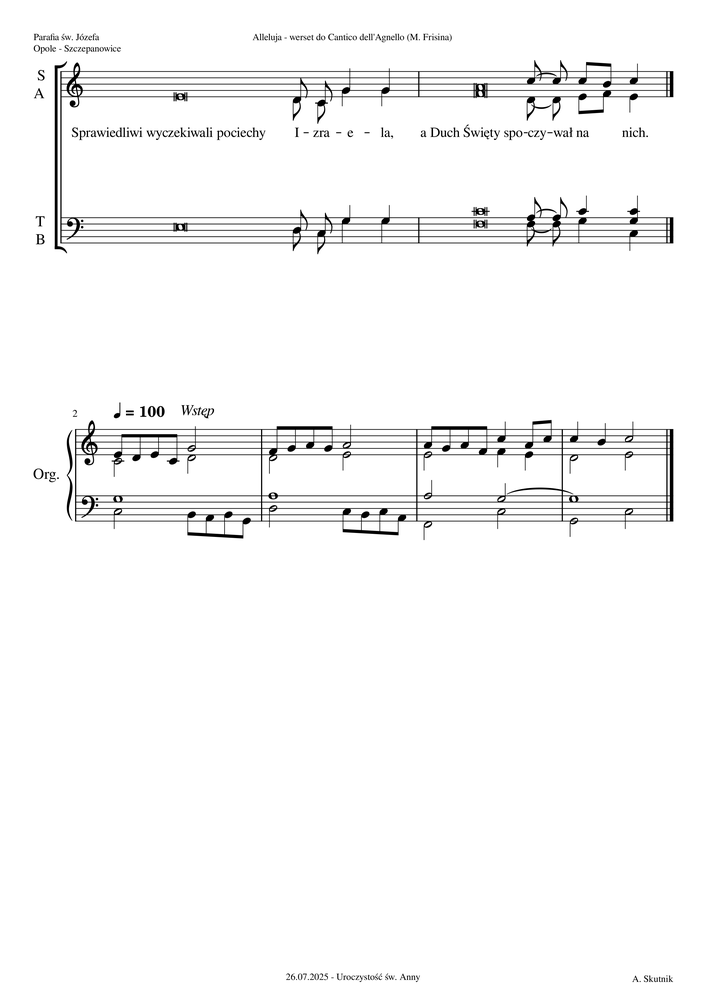
#> input picture tests/fixtures/Alleluja_werset_sw_Anna/_temp/temp/input_page_1.png, 706 x 999 px, shrunk from 2480 x 3509 before the run
$ python -i text_region_extractor.py   (imports and definitions only)
#> lines starting #> are read from the running program, lines starting #| are printed output that depends on the picture; after the words box and inside, x2 and y2 are one past the last pixel; in counts of white or black regions, pixels touching at a corner belong together
#> further down, picture is the input picture: shape (999, 706, 3); min 0, max 255, mean 247.8
"""Staff-line removal and text-region extraction for sheet-music OCR pre-processing.

The goal is to produce a clean binary image (white background, black text) from a raw
scan that contains both musical notation (staff lines, noteheads, stems) and lyric text.
Removing the five-line staves BEFORE Tesseract reduces symbol noise such as
``Ba = + p p = e p p 2 > p`` that the OCR engine emits when it tries to read staff lines.

Algorithm
---------
1. Convert BGR → grayscale if the input is a colour image.
2. Binarise with adaptive Gaussian threshold (``THRESH_BINARY_INV``): ink → 255 (white),
   paper → 0 (black).  This is the standard convention for morphological operations.
3. Detect staff lines by applying a *long* horizontal structuring element via
   ``cv2.morphologyEx(MORPH_OPEN)``.  Only pixels that belong to horizontal white runs
   at least *kernel_len* pixels wide survive the opening; short letter strokes vanish.
4. Subtract the staff-line mask from the binarised image.
5. Remove connected components that are smaller than *min_area* pixels (isolated dot
   noise, broken note stems, etc.).  This filter is deliberately conservative:
   ``min_area=5`` keeps all letter fragments while removing single-pixel artefacts.
6. Invert back to white background / black text for Tesseract.

Public surface
--------------
* ``extract_text_image(gray_or_bgr, *, filter_components=True) -> np.ndarray``
  Full pipeline: returns a Tesseract-ready binary image.
* ``extract_text(image, lang="pol+eng") -> str``
  Convenience wrapper: runs Tesseract on the cleaned image and returns the raw string.
"""

from __future__ import annotations

import logging
from typing import Optional

import cv2
import numpy as np

logger = logging.getLogger(__name__)

# ---------------------------------------------------------------------------
# Tuneable constants (single source of truth for the algorithm)
# ---------------------------------------------------------------------------

# Adaptive threshold block size (must be odd).  Larger values handle broad
# lighting gradients across the page; smaller values preserve fine detail.
_BINARISE_BLOCK = 25

# Adaptive threshold C: subtracted from the local mean before thresholding.
# Higher values make the binarisation more aggressive at rejecting low-contrast noise.
_BINARISE_C = 10

# The horizontal structuring element for line detection is this fraction of the
# page width.  Staff lines span most of the page; letter strokes are much shorter.
_STAFF_KERNEL_WIDTH_FRACTION = 20  # kernel_len = max(40, page_width // 20)
_STAFF_KERNEL_MIN_LEN = 40

# Minimum connected-component area (pixels) to keep after staff removal.
# Below this threshold a component is considered noise.  Very conservative:
# a 2×3 pixel fragment (area=6) is already kept so no letter strokes are lost.
_MIN_COMPONENT_AREA = 5

# Tesseract config applied to the cleaned (staff-free) image.
# PSM 6 = "assume a single uniform block of text" — appropriate once staves are gone.
_TESSERACT_CONFIG = "--psm 6 --oem 3"


# ---------------------------------------------------------------------------
# Internal helpers
# ---------------------------------------------------------------------------


def _to_binary_ink_on_black(gray_or_bgr: np.ndarray) -> np.ndarray:
    """Convert a raw page image to a binary array with ink=255, paper=0.

    Uses adaptive Gaussian thresholding so the binarisation degrades gracefully
    across scans with uneven lighting (common in phone/photocopier scans).

    Args:
        gray_or_bgr: Grayscale (H×W) or BGR (H×W×3) uint8 numpy array.

    Returns:
        Binary uint8 array (H×W), ink pixels = 255, background = 0.
    """
    if gray_or_bgr.ndim == 3:
        gray = cv2.cvtColor(gray_or_bgr, cv2.COLOR_BGR2GRAY)
    else:
        gray = gray_or_bgr.copy()

    # THRESH_BINARY_INV: dark (ink) pixels fall below local mean → mapped to 255.
    binary = cv2.adaptiveThreshold(
        gray,
        255,
        cv2.ADAPTIVE_THRESH_GAUSSIAN_C,
        cv2.THRESH_BINARY_INV,
        _BINARISE_BLOCK,
        _BINARISE_C,
    )
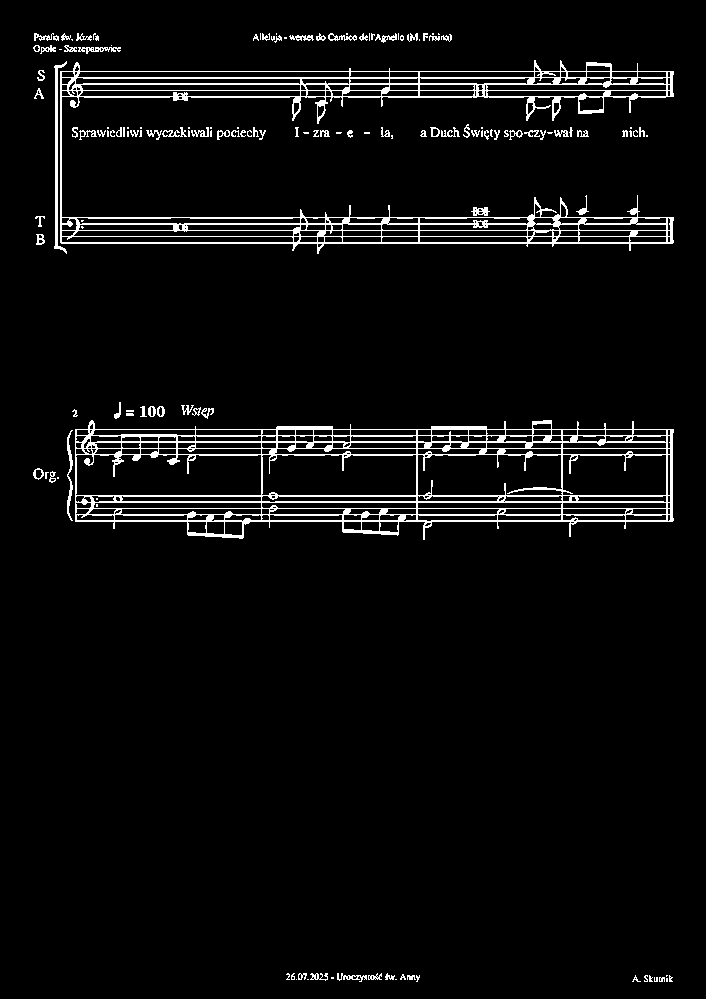
#> binary: shape (999, 706); 4.5% white in thin lines or dots, all inside (x1, y1, x2, y2) = (33, 33, 674, 982)
    return binary


def _build_staff_mask(binary_ink_on_black: np.ndarray) -> np.ndarray:
    """Detect horizontal staff lines and return a binary mask of those pixels.

    Strategy: morphological OPEN with a wide, 1-pixel-tall structuring element.
    MORPH_OPEN = erode then dilate.  After erosion, only pixels that are part of
    a continuous horizontal white run >= *kernel_len* pixels wide survive.
    Dilation restores those surviving pixels to their original width.
    Letter strokes (20–50px wide at 200 DPI) vanish; staff lines (>80% of page
    width) survive.

    Args:
        binary_ink_on_black: Binary uint8 array, ink=255, background=0.

    Returns:
        Binary uint8 array marking detected staff-line pixels (value 255).
    """
    _h, w = binary_ink_on_black.shape
#> w = 706
    kernel_len = max(_STAFF_KERNEL_MIN_LEN, w // _STAFF_KERNEL_WIDTH_FRACTION)
#> kernel_len = 40
    h_kernel = cv2.getStructuringElement(cv2.MORPH_RECT, (kernel_len, 1))
    staff_mask = cv2.morphologyEx(
        binary_ink_on_black, cv2.MORPH_OPEN, h_kernel, iterations=1
    )
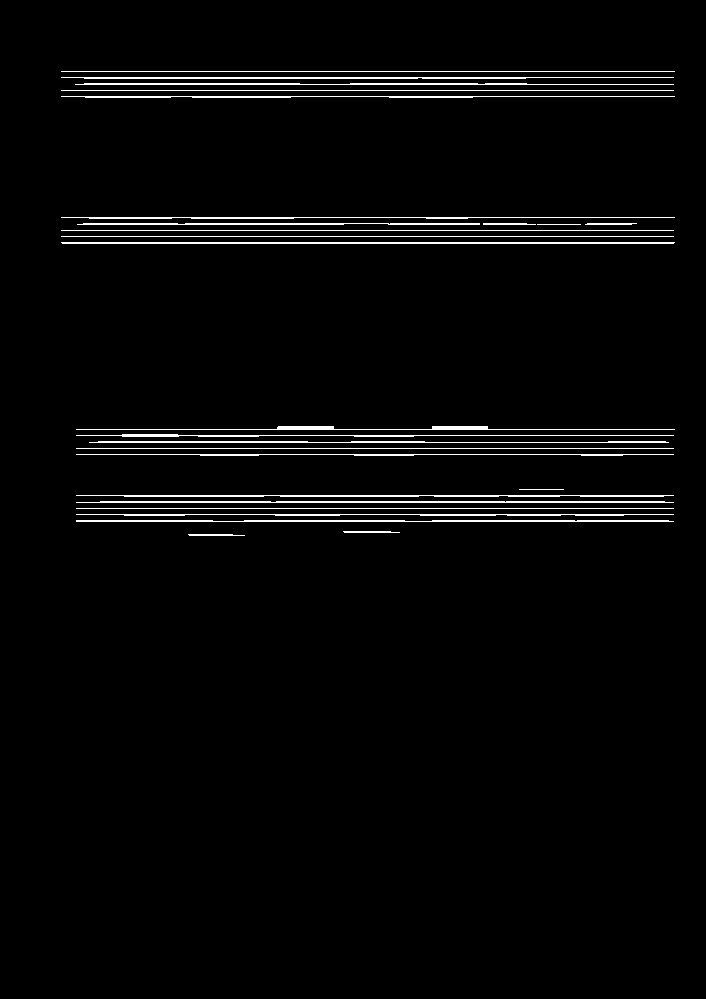
#> staff_mask: shape (999, 706); 2.5% white in thin lines or dots, all inside (x1, y1, x2, y2) = (61, 71, 675, 536)
    return staff_mask


def _subtract_staff_lines(binary_ink_on_black: np.ndarray) -> np.ndarray:
    """Return *binary_ink_on_black* with the detected staff line pixels zeroed out.

    Args:
        binary_ink_on_black: Binary uint8 array, ink=255, background=0.

    Returns:
        Cleaned binary uint8 array with staff pixels removed.
    """
    staff_mask = _build_staff_mask(binary_ink_on_black)
    return cv2.subtract(binary_ink_on_black, staff_mask)
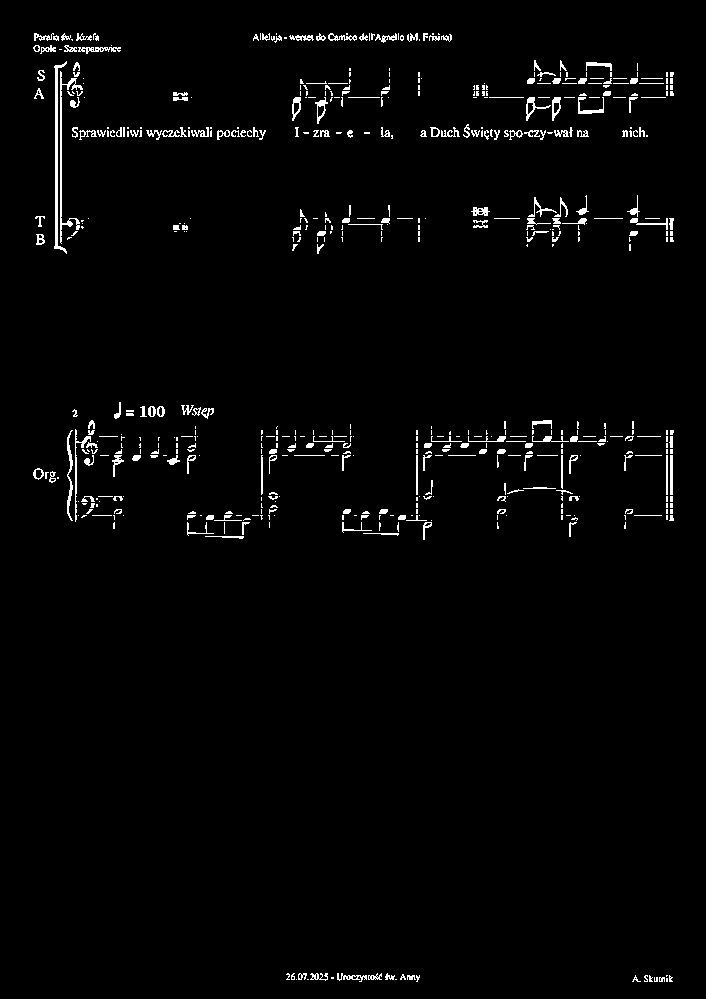
#> returned value: shape (999, 706); 2.1% white in thin lines or dots, all inside (x1, y1, x2, y2) = (33, 33, 674, 982)


def _filter_tiny_components(
    binary_ink_on_black: np.ndarray, min_area: int = _MIN_COMPONENT_AREA
) -> np.ndarray:
    """Remove connected components whose area (in pixels) is below *min_area*.

    This pass eliminates isolated dot-noise and tiny broken artefacts that
    survive after staff removal (e.g. a lone pixel from a severed notehead).
    The filter is deliberately conservative: *min_area* defaults to 5, which
    keeps any fragment large enough to be part of a letter stroke.

    Args:
        binary_ink_on_black: Binary uint8 array, ink=255, background=0.
        min_area: Components strictly smaller than this are discarded.

    Returns:
        Filtered binary uint8 array.
    """
#> called with min_area = 5
    num_labels, labels, stats, _centroids = cv2.connectedComponentsWithStats(
        binary_ink_on_black, connectivity=8
    )
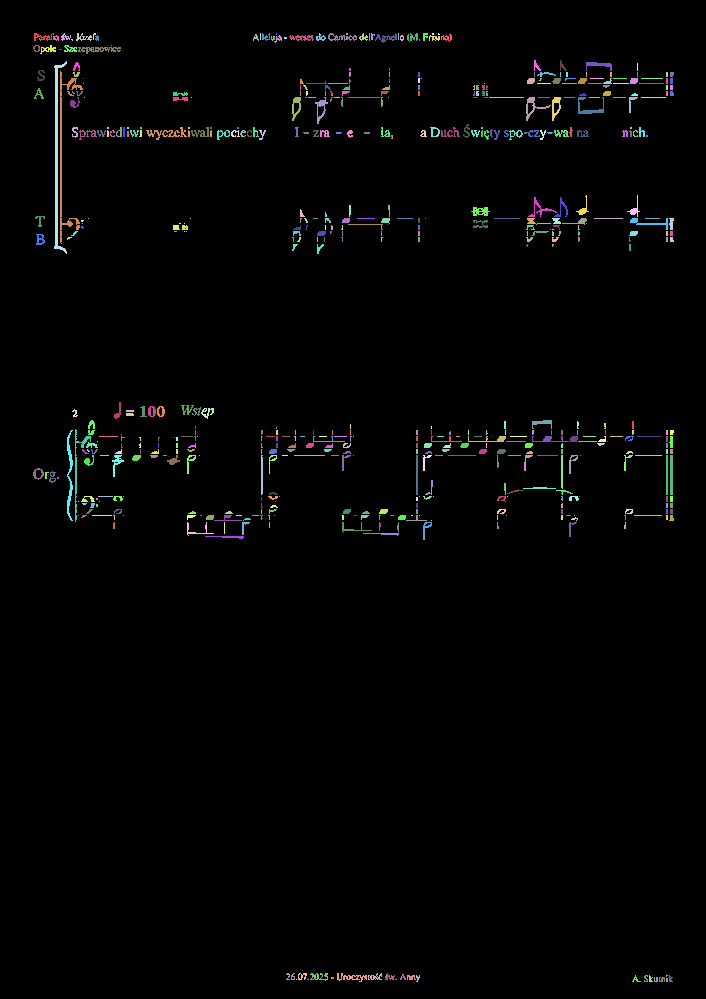
#> labels: shape (999, 706) int32; 586 distinct labels, from 0 to 585; one colour per label, 0 black
#> num_labels = 586; stats = 586 rows, first 6: [0, 0, 706, 999, 690725], [34, 33, 20, 8, 75], [61, 33, 10, 8, 38], [76, 33, 16, 8, 58], [93, 33, 3, 7, 10], [260, 33, 1, 7, 7]
    output = np.zeros_like(binary_ink_on_black)
    for label in range(1, num_labels):  # label 0 is the background
        if stats[label, cv2.CC_STAT_AREA] >= min_area:
            output[labels == label] = 255
    return output


# ---------------------------------------------------------------------------
# Public API
# ---------------------------------------------------------------------------


def extract_text_image(
    gray_or_bgr: np.ndarray,
    *,
    filter_components: bool = True,
) -> np.ndarray:
    """Remove staff lines and return a Tesseract-ready binary image.

    The output uses the **white-background / black-text** convention (the same
    as ``cv2.adaptiveThreshold(... THRESH_BINARY ...)``), which is what
    ``SheetMusicOCR.preprocess_image`` and Tesseract expect.

    Args:
        gray_or_bgr: Raw page image as a numpy uint8 array (grayscale or BGR).
        filter_components: When True (default), remove connected components
            smaller than ``_MIN_COMPONENT_AREA`` pixels.  Set to False to skip
            this step for speed when the binarised image is already clean.

    Returns:
        Binary uint8 numpy array (H×W), white=255 background, black=0 text.
    """
    # Step 1: binarise with ink=255, background=0
    binary = _to_binary_ink_on_black(gray_or_bgr)

    # Step 2: detect and remove horizontal staff lines
    cleaned = _subtract_staff_lines(binary)

    # Step 3: (optional) drop tiny isolated noise components
    if filter_components:
        cleaned = _filter_tiny_components(cleaned)

    # Step 4: invert to white-bg / black-text for Tesseract
    return cv2.bitwise_not(cleaned)


def extract_text(
    image: np.ndarray,
    lang: str = "pol+eng",
    *,
    config: str = _TESSERACT_CONFIG,
) -> str:
    """Clean *image* and run Tesseract on it, returning the raw OCR string.

    This is a convenience function for standalone use.  The ``SheetMusicOCR``
    integration uses ``extract_text_image`` directly so it can also collect
    confidence scores.

    Args:
        image: Raw page image (grayscale or BGR numpy uint8 array).
        lang: Tesseract language string, e.g. ``"pol+eng"``.
        config: Tesseract CLI config string.  Defaults to ``--psm 6 --oem 3``.

    Returns:
        Raw OCR text string (may be empty if no text found).
    """
    try:
        import pytesseract  # lazy import: not available in all environments
    except ImportError:
        logger.error("pytesseract not installed — cannot run OCR")
        return ""

    cleaned = extract_text_image(image)
#> (the run stopped early here; a loop or call above may not have finished)
